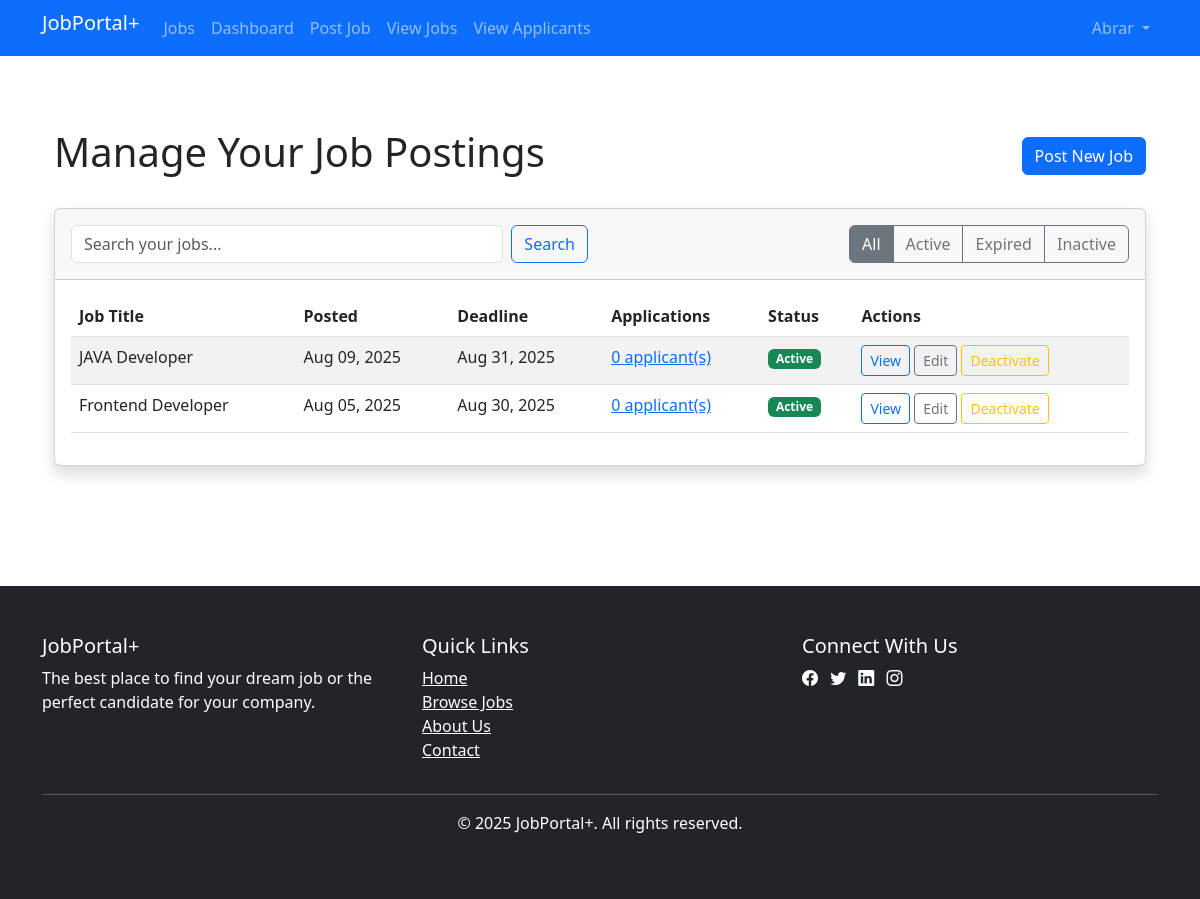
The page /employer/view_jobs.php (signed in) on the database its author committed.
### tables this page shows
CREATE TABLE `jobs` (
  `id` int(11) NOT NULL,
  `employer_id` int(11) NOT NULL,
  `company_name` varchar(100) NOT NULL,
  `title` varchar(100) NOT NULL,
  `description` text NOT NULL,
  `requirements` text NOT NULL,
  `location` varchar(100) NOT NULL,
  `salary` varchar(50) DEFAULT NULL,
  `type` enum('Full-time','Part-time','Contract','Internship') NOT NULL,
  `category` varchar(50) NOT NULL,
  `posted_at` timestamp NOT NULL DEFAULT current_timestamp(),
  `deadline` date DEFAULT NULL,
  `is_active` tinyint(1) DEFAULT 1
);

### employer/view_jobs.php (the view, shortened to what this page needs)
<?php
require("../db.php");
$employer_id = $_SESSION['user_id'];
$filter = isset($_GET['filter']) ? $_GET['filter'] : 'all';
$search = isset($_GET['search']) ? $_GET['search'] : '';
$sql = "SELECT * FROM jobs WHERE employer_id = $employer_id";
$sql .= " ORDER BY posted_at DESC";
$result = mysqli_query($conn, $sql);
$jobs = mysqli_fetch_all($result, MYSQLI_ASSOC);
include '../header.php';
?>
<div class="container py-5">
    <div class="d-flex justify-content-between align-items-center mb-4">
        <h1>Manage Your Job Postings</h1>
        <div>
            <a href="post_job.php" class="btn btn-primary">Post New Job</a>
        </div>
    </div>
    <div class="card shadow mb-4">
        <div class="card-header py-3">
            <div class="row">
                <div class="col-md-6">
                    <form class="d-flex" method="GET">
                        <input type="text" name="search" class="form-control me-2" placeholder="Search your jobs..." value="<?php echo $search ?>">
                        <button type="submit" class="btn btn-outline-primary">Search</button>
                    </form>
                </div>
                <div class="col-md-6 text-end">
                    <div class="btn-group">
                        <a href="?filter=all" class="btn btn-outline-secondary <?php echo $filter == 'all' ? 'active' : '' ?>">All</a>
                        <a href="?filter=active" class="btn btn-outline-secondary <?php echo $filter == 'active' ? 'active' : '' ?>">Active</a>
                        <a href="?filter=expired" class="btn btn-outline-secondary <?php echo $filter == 'expired' ? 'active' : '' ?>">Expired</a>
                        <a href="?filter=inactive" class="btn btn-outline-secondary <?php echo $filter == 'inactive' ? 'active' : '' ?>">Inactive</a>
                    </div>
                </div>
            </div>
        </div>
        <div class="card-body">
            <div class="table-responsive">
                <table class="table table-striped table-hover">
                    <thead>
                        <tr>
                            <th>Job Title</th>
                            <th>Posted</th>
                            <th>Deadline</th>
                            <th>Applications</th>
                            <th>Status</th>
                            <th>Actions</th>
                        </tr>
                    </thead>
                    <tbody>
                        <?php foreach ($jobs as $job): ?>
                            <tr>
                                <td><?php echo $job['title'] ?></td>
                                <td><?php echo date('M d, Y', strtotime($job['posted_at'])) ?></td>
                                <td><?php echo $job['deadline'] ? date('M d, Y', strtotime($job['deadline'])) : 'None' ?></td>
                                <td>
                                    <?php
                                    $count_result = mysqli_query($conn, "SELECT COUNT(*) FROM applications WHERE job_id = {$job['id']}");
                                    $count = mysqli_fetch_row($count_result)[0];
                                    ?>
                                    <a href="applicants.php?job_id=<?php echo $job['id'] ?>"><?php echo $count ?> applicant(s)</a>
                                </td>
                                <td>
                                    <?php if (!$job['is_active']): ?>
                                        <span class="badge bg-secondary">Inactive</span>
                                    <?php elseif ($job['deadline'] && $job['deadline'] < date('Y-m-d')): ?>
                                        <span class="badge bg-danger">Expired</span>
                                    <?php else: ?>
                                        <span class="badge bg-success">Active</span>
                                    <?php endif; ?>
                                </td>
                                <td>
                                    <a href="view_job.php?id=<?php echo $job['id'] ?>" class="btn btn-sm btn-outline-primary">View</a>
                                    <a href="edit_job.php?id=<?php echo $job['id'] ?>" class="btn btn-sm btn-outline-secondary">Edit</a>
                                    <form action="toggle_job.php" method="POST" class="d-inline">
                                        <button type="submit" class="btn btn-sm btn-outline-<?php echo $job['is_active'] ? 'warning' : 'success' ?>">
                                            <?php echo $job['is_active'] ? 'Deactivate' : 'Activate' ?>
                                        </button>
                                    </form>
                                </td>
                            </tr>
                        <?php endforeach; ?>
                    </tbody>
                </table>
            </div>
        </div>
    </div>
</div>
<?php include '../footer.php'; ?>

### rows shown on the page
jobs: title "JAVA Developer", posted_at "Aug 09, 2025", deadline "Aug 31, 2025", count "0", is_active "Active"
jobs: title "Frontend Developer", posted_at "Aug 05, 2025", deadline "Aug 30, 2025", count "0", is_active "Active"

### other values the page prints
$_SESSION['username'] "Abrar"
